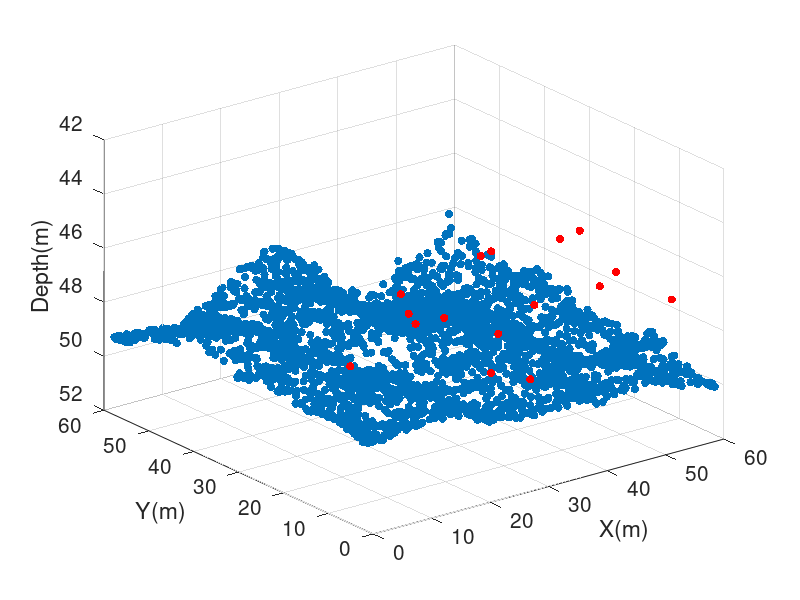

Source code (MATLAB): (Note: this script raises an error after producing the figure.)
%%%%%%%%%%%%%%%%%%%%%%%%%%%%%%%%%%%%%%%%%%%%%%%%%%%%%%%%%%%%%%%%%%%%%%%%%%%
%
%  Code Author: Zhang Jiali
%  Institute: Tianjin University
%  Date: 2021.12.30
%
%%%%%%%%%%%%%%%%%%%%%%%%%%%%%%%%%%%%%%%%%%%%%%%%%%%%%%%%%%%%%%%%%%%%%%%%%%
clc
clear all
close all

load('Spital_outliers.mat');     
load('Data1.mat');
load('EstimatedNodeDepth.mat');

figure
scatter3(Data1(:,3),Data1(:,4),Data1(:,10),'filled');
xlabel('X(m)'),ylabel('Y(m)'),zlabel('Depth(m)')
set(gca,'FontSize',15)
hold on
scatter3(Data1(Spital_outliers(:,1),3),Data1(Spital_outliers(:,1),4),Spital_outliers(:,2),'r','filled');
set(gca,'ZDir','reverse')

U_p = Data1;
[row,col] = size( EstimatedNodeDepth );    % Size of artificial seafloor
O_b_h = [];                                % Store the optimal bathymetric hypotheses

tic
for i_index = 1 : 1 : row
    for j_index = 1 : 1 : col
        index1 = find( U_p(:,1) == i_index );
        tt = U_p(index1,:);
        index2 = find( tt(:,2) == j_index );
        U_p_c = tt(index2,:);
        n_point = [];
        q = 9; 
        
        switch(size(U_p_c,1))
            
            case{0}  
                
                n_point = EstimatedNodeDepth( i_index, j_index );  
                Absorbed = [];
                
            case{1}   
                
                Ide = 1;        
                Sort = [];         
                Sort = U_p_c;
                Es_d = [Sort,Ide];
                Absorbed = Es_d;
                
            otherwise    
                
                S_point = size(U_p_c,1);   
                Sort = Queue(q,U_p_c,S_point);
                
                Ide = 1;        
                ii = 0;
                Bn = 0.3;          
                he = 1.2;       
                L = 5;         
                
                [Es_d,Absorbed] = Standard_Es(Ide,...
                    ii,S_point,Sort,...
                    Bn,he,L);
                
        end
        
        Es_d = st_of_Es_d(Es_d,Absorbed,n_point,i_index,j_index);
        c = 2;       
        O_b_h = Se_o_Es(c,Es_d,O_b_h);
        
    end
end
toc

% Bathymetric hypotheses to plot

col_index = [1,2,10];
B_h = O_b_h(:,10);          
B_h = reshape(B_h,[col row]);
B_h = B_h';

x = 1 : 1 : 30;
y = 1 : 1 : 15;
[X,Y]=meshgrid(x,y);

figure
surf(X,Y,B_h);
set(gca,'ZDir','reverse')
set(gca,'FontSize',15)
xlabel('X(m)'),ylabel('Y(m)'),zlabel('Depth(m)')
alpha(.9)
shading interp
axis tight;
set(findobj(gca,'type','surface'),'FaceLighting','phong','AmbientStrength',.3,'DiffuseStrength',.8,...
    'SpecularStrength',.9,'SpecularExponent',200);
h = colorbar; 
set(h,'FontSize',13);
h = colorbar; 
t = get(h,'YTickLabel');
t = strcat(t,'m');
set(h,'YTickLabel',t);
set(h,'Direction','reverse');
title('Standard CUBE');

